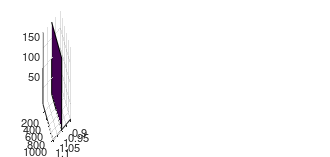

Reproduce this figure in MATLAB. (Note: this script raises an error after producing the figure.)
clear all
f = figure(1);
sc=1;
set(f,'PaperUnits','centimeters','Units','centimeters','PaperPosition',[0 0 sc*8.4 sc*4],'Position',[0 0 sc*8.4 sc*4])
set(0, 'defaultaxesfontsize', sc*8);
set(0, 'defaulttextfontsize', sc*8);


R0 = [10,13,16,20,25,32,40,50,63,79,100,126,158,200,251,316,398,501,631,794,1000];
Vinf = 10:10:190;

%R0 = 1:0.01:2;
%Vinf = 0:10:4500;

[RR,VV] = meshgrid(R0,Vinf);

alpha = [0 0.25 0.5 0.75 1];

for i1=1:1
    
    alp = alpha(i1);
    % include your data here inside this loop
    c=1;
    for qi=1:21,
        q = R0(1,qi);
%         filename = sprintf('~/Dropbox/SIR_game/Algo_1/sys_16n_fine_2k/16n_alpha%1.2f_q%1.4f.mat', alp,q);
        filename = 'figure_4_data.mat';

        if exist(filename, 'file')
            load(filename);
            I(:,c)=dataq(1,:);
            V(:,c)=dataq(2,:);
        else
            fprintf('%1.4f %1.2f \n',q, alp);
            I(:,c)=0;
            V(:,c)=0;
        end
        
        H(c,:)=hist(V(:,c),Vinf); c=c+1;
    end
    

    s{i1} = subplot(1,5,i1);
    % plotting one slice at a time
    xImage = [1 1; 1 1];
    yImage = [RR(1,1) RR(1,end); RR(1,1) RR(1,end)];
    zImage = [VV(1,1) VV(1,1); VV(end,1) VV(end,1)];
    
    surf(xImage, yImage, zImage, 'CData', log(H'/2000), 'FaceColor','texturemap');
    caxis([-7 -2])
    axis tight; view(150,30)
    colormap parula; view(152,11); hold on
    grid off; box on;  axis off
%     %ylabel('\beta','FontSize',14,'FontWeight','bold');
%     tx = text(-1.5, -1.28, 2600,sprintf('\\alpha = %1.2f',alp));%,'FontWeight','bold');
%     set(tx,'rot',-20)
%     axis tight; hold on;
    
%     % x-axes ticks
%     for rng = [1 1.25 1.5 1.75 2];
%         plot3([1.001 1.001],[rng rng],[0    100],'w')
%         plot3([1.001 1.001],[rng rng],[4400 4500],'w')
%     end
%     text(1,   0.9,   -500, '1')
%     text(1,   1.3,  -1050, 'R_0')
%     text(1,   1.9,   -500, '2')
%     
%     % y-axes ticks
%     for rng = 0:1000:4500;
%         plot3([1.001 1.001],[1    1.05],[rng rng],'w')
%         plot3([1.001 1.001],[1.95 2],[rng rng],'w')
%     end
    

%     % inserting text manually for ticks and labels 
%     if i1==1
%     text(1.5, 1, 2500,'$V_{\infty}$','VerticalAlignment','middle','Interpreter','LaTeX')
%     text(1.001,   0.95,   1000, '1000','HorizontalAlignment','right')
%     text(1.001,   0.95,   4000, '4000','HorizontalAlignment','right')
%     
%     text(9.88,  8.63, 12450, '\bf (c)');
%     end
    
end

% cb = colorbar('horiz'); % defining colorbar
% yl=ylabel(cb,'$\log(P(V_{\infty}))$','rot',0,'VerticalAlignment','middle','Interpreter','LaTeX');
% set(yl,'Position',[ -7.7   -2.3    0])

% setting positions of each slice

set(s{1},'Position',[-0.04 0.22 0.42 0.74])
% set(s{2},'Position',[ 0.14 0.22 0.42 0.74])
% set(s{3},'Position',[ 0.32 0.22 0.42 0.74])
% set(s{4},'Position',[ 0.50 0.22 0.42 0.74])
% set(s{5},'Position',[ 0.68 0.22 0.42 0.74])
set(cb,  'Position',[ 0.2 0.115 0.76 0.02]) % setting position of colorbar
